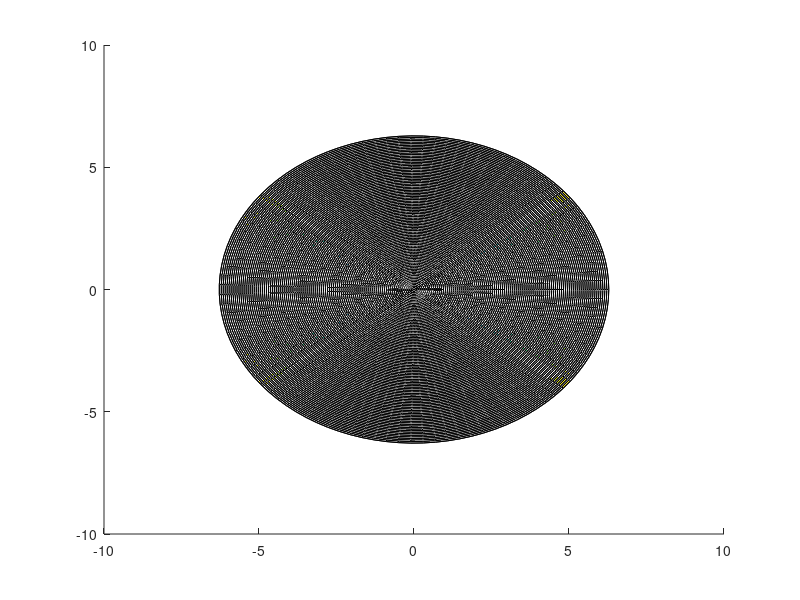

Write MATLAB code to recreate this figure.
hold on;

r = linspace(0,2*pi) ;
th = linspace(0,2*pi) ;
[R,T] = meshgrid(r,th) ;
X = R.*cos(T) ;
Y = R.*sin(T) ;
Z = R ;
h = surf(X,Y,Z);
c=1;
set(h,'FaceColor',[c 1 0], 'FaceAlpha',0,'EdgeAlpha', 1);

r = 1;
X2 = X * r;
Y2 = Y * r;
Z2 = Z * r;
surf(X2,Y2,Z2)

%axis([-5 5 -5 5 -5 5]);
